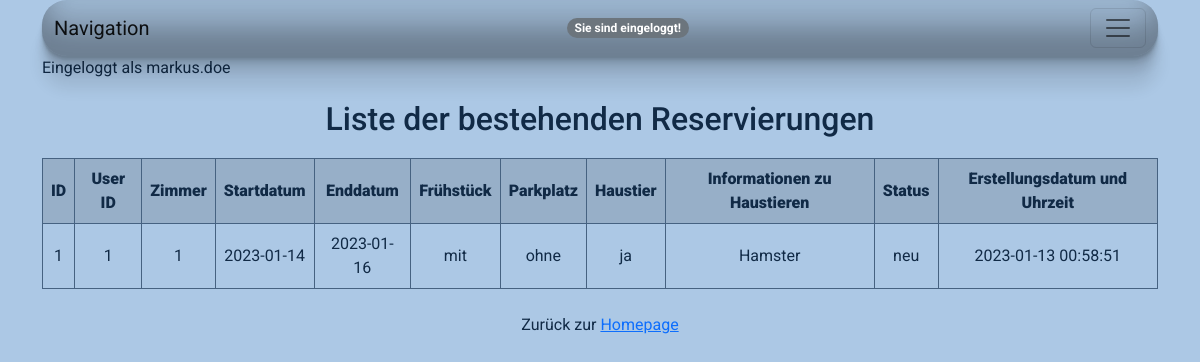
The page /UserReservierung/user_reservation_view.php (signed in) on the database its author committed.
### tables this page shows
CREATE TABLE `reservierungen` (
  `id` int(11) NOT NULL PRIMARY KEY AUTO_INCREMENT,
  `user_id` int(11) NOT NULL,
  `zimmer` int(64) NOT NULL,
  `start_date` date NOT NULL,
  `end_date` date NOT NULL,
  `frühstück` varchar(64) NOT NULL,
  `parkplatz` varchar(64) NOT NULL,
  `haustier` varchar(64) NOT NULL,
  `haustier_info` text DEFAULT NULL,
  `status` varchar(64) NOT NULL,
  `timestamp` timestamp NOT NULL DEFAULT current_timestamp(),
  KEY `user_id_constraint` (`user_id`),
  KEY `zimmer_constraint` (`zimmer`),
  CONSTRAINT `user_id_constraint` FOREIGN KEY (`user_id`) REFERENCES `users` (`id`) ON DELETE CASCADE,
  CONSTRAINT `zimmer_constraint` FOREIGN KEY (`zimmer`) REFERENCES `zimmer` (`id`) ON DELETE CASCADE
);

### UserReservierung/user_reservation_view.php (the view, shortened to what this page needs)
<!DOCTYPE html>
<?php
    require_once('../dbaccess.php');
    $conn = new mysqli($host, $user, $password, $database);
    $user_id = $_SESSION["id"];
?>
<html lang="de">
    <head>
        <link href="https://cdn.jsdelivr.net/npm/bootstrap@5.2.2/dist/css/bootstrap.min.css" rel="stylesheet">
        <link rel="stylesheet" href="../css/user_reservation_view.css">
    </head>
<body>
    <div class="container">
        <?php include '../Navigation.php'; ?>
        <div class="logged_in_status">
            <?php
            if(isset($_SESSION["username"])){
                $user_username = $_SESSION["username"];
                echo "Eingeloggt als $user_username";
            }
            ?>
        </div>
        <div class="signup-form">
            <div class ="box">
                <h2> Liste der bestehenden Reservierungen </h2>
                <div style="overflow-x:auto;">
                <table>
                    <thead>
                        <tr>
                            <th><strong>ID</strong></th>
                            <th><strong>User ID</strong></th>
                            <th><strong>Zimmer</strong></th>
                            <th><strong>Startdatum</strong></th>
                            <th><strong>Enddatum</strong></th>
                            <th><strong>Frühstück</strong></th>
                            <th><strong>Parkplatz</strong></th>
                            <th><strong>Haustier</strong></th>
                            <th><strong>Informationen zu Haustieren</strong></th>
                            <th><strong>Status</strong></th>
                            <th><strong>Erstellungsdatum und Uhrzeit</strong></th>
                        </tr>
                    </thead>
                    <tbody>
                        <?php
                        $sql = "SELECT * FROM `reservierungen` WHERE `user_id` = ?";
                        $stmt = $conn -> prepare($sql);
                        $stmt -> bind_param("i", $user_id);
                        $stmt -> execute();
                        $result = $stmt -> get_result();
                        while ($row = $result -> fetch_assoc()) { ?>
                        <tr>
                            <td><?php echo $row["id"]; ?></td>
                            <td><?php echo $row["user_id"]; ?></td>
                            <td><?php echo $row["zimmer"]; ?></td>
                            <td><?php echo $row["start_date"]; ?></td>
                            <td><?php echo $row["end_date"]; ?></td>
                            <td><?php echo $row["frühstück"]; ?></td>
                            <td><?php echo $row["parkplatz"]; ?></td>
                            <td><?php echo $row["haustier"]; ?></td>
                            <td><?php echo $row["haustier_info"]; ?></td>
                            <td><?php echo $row["status"]; ?></td>
                            <td><?php echo $row["timestamp"]; ?></td>
                        </tr>
                        <?php } ?>
                    </tbody>
                </table>
                </div>
                <br>
                <div class="text-center">Zurück zur <a href="../homepage/Homepage.php">Homepage</a></div>
            </div>
        </div>
    </div>
</body>
</html>

### Navigation.php (shortened to what this page needs)
<nav class="navbar">
    <div class="container-fluid">
        <div class="navbar-brand">Navigation</div>
        <?php
            if(isset($_SESSION["username"])){
                $logged_in = "Sie sind eingeloggt!";
                echo "<span class='badge rounded-pill text-bg-secondary'>$logged_in</span>";
            }
            else{
                $not_logged_in = "Sie sind nicht eingeloggt";
                echo "<span class='badge rounded-pill text-bg-secondary'>$not_logged_in</span>";
            }
        ?>
        <button class="navbar-toggler" type="button" data-bs-toggle="collapse" data-bs-target="#navbarNavDropdown" aria-controls="navbarNavDropdown" aria-expanded="false" aria-label="Toggle navigation">
            <span class="navbar-toggler-icon"></span>
        </button>
    </div>
</nav>

### css/user_reservation_view.css (style rules this page uses)
h2 { text-align: center; margin-top: 20px; margin-bottom: 20px; }
nav { background: #ACC8E5; font-family: "Roboto", sans-serif; border-radius: 25px; padding-top: 5px; text-align: left; box-shadow: rgba(0, 0, 0, 0.17) 0px -23px 25px 0px inset, rgba(0, 0, 0, 0.15) 0px -36px 30px 0px inset, rgba(0, 0, 0, 0.1) 0px -79px 40px 0px inset, rgba(0, 0, 0, 0.06) 0px 2px 1px, rgba(0, 0, 0, 0.09) 0px 4px 2px, rgba(0, 0, 0, 0.09) 0px 8px 4px, rgba(0, 0, 0, 0.09) 0px 16px 8px, rgba(0, 0, 0, 0.09) 0px 32px 16px; }
body { color: #112A46; background-color: #ACC8E5; font-family: 'Roboto', sans-serif; }
table { font-family: 'Roboto', sans-serif; border-collapse: collapse; width: 100%; text-align: center; }
td, th { border: 1px solid #466281; padding: 8px; }
th { background-color: #97AFC8; font-weight: bold; }

### rows shown on the page
reservierungen: id "1", user "1", zimmer "1", start_date "2023-01-14", end_date "2023-01-16", frühstück "mit", parkplatz "ohne", haustier "ja", haustier_info "Hamster", status "neu", timestamp "2023-01-13 00:58:51"

### other values the page prints
$logged_in "Sie sind eingeloggt!"
$user_username "markus.doe"
